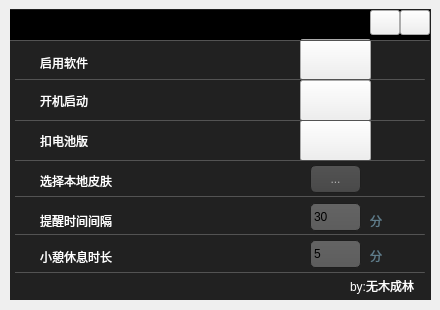
<?xml version="1.0" encoding="UTF-8"?>
<ui version="4.0">
 <class>MainWindow</class>
 <widget class="QWidget" name="MainWindow">
  <property name="geometry">
   <rect>
    <x>0</x>
    <y>0</y>
    <width>440</width>
    <height>310</height>
   </rect>
  </property>
  <property name="windowTitle">
   <string>Form</string>
  </property>
  <property name="styleSheet">
   <string notr="true"/>
  </property>
  <widget class="QLabel" name="startLabel">
   <property name="geometry">
    <rect>
     <x>40</x>
     <y>90</y>
     <width>81</width>
     <height>21</height>
    </rect>
   </property>
   <property name="styleSheet">
    <string notr="true">color: rgb(255, 255, 255);
font: 14pt &quot;楷体&quot;;</string>
   </property>
   <property name="text">
    <string>开机启动</string>
   </property>
  </widget>
  <widget class="QLabel" name="softwareLabel">
   <property name="geometry">
    <rect>
     <x>40</x>
     <y>52</y>
     <width>81</width>
     <height>21</height>
    </rect>
   </property>
   <property name="styleSheet">
    <string notr="true">font: 14pt &quot;楷体&quot;;
color: rgb(255, 255, 255);

</string>
   </property>
   <property name="text">
    <string>启用软件</string>
   </property>
  </widget>
  <widget class="QLabel" name="waketimeLabel">
   <property name="geometry">
    <rect>
     <x>40</x>
     <y>210</y>
     <width>121</width>
     <height>21</height>
    </rect>
   </property>
   <property name="styleSheet">
    <string notr="true">color: rgb(255, 255, 255);
font: 14pt &quot;楷体&quot;;</string>
   </property>
   <property name="text">
    <string>提醒时间间隔</string>
   </property>
  </widget>
  <widget class="QLabel" name="restLabel">
   <property name="geometry">
    <rect>
     <x>40</x>
     <y>246</y>
     <width>121</width>
     <height>21</height>
    </rect>
   </property>
   <property name="styleSheet">
    <string notr="true">color: rgb(255, 255, 255);
font: 14pt &quot;楷体&quot;;</string>
   </property>
   <property name="text">
    <string>小憩休息时长</string>
   </property>
  </widget>
  <widget class="QToolButton" name="minBtn">
   <property name="geometry">
    <rect>
     <x>370</x>
     <y>10</y>
     <width>30</width>
     <height>25</height>
    </rect>
   </property>
   <property name="styleSheet">
    <string notr="true">QToolButton{  
	border-image: url(:/images/Widget/min.png);
} 

QToolButton:hover{  
	border-image: url(:/images/Widget/min_hover.png);
} 
QToolButton:pressed{  
	border-image: url(:/images/Widget/min_pressed.png);
}  
</string>
   </property>
   <property name="text">
    <string/>
   </property>
  </widget>
  <widget class="QToolButton" name="closeBtn">
   <property name="geometry">
    <rect>
     <x>400</x>
     <y>10</y>
     <width>30</width>
     <height>25</height>
    </rect>
   </property>
   <property name="styleSheet">
    <string notr="true">QToolButton{  
	border-image: url(:/images/Widget/close.png);
} 

QToolButton:hover{  
	border-image: url(:/images/Widget/close_hover.png);
} 
QToolButton:pressed{  
	border-image: url(:/images/Widget/close_pressed.png);
}  
</string>
   </property>
   <property name="text">
    <string/>
   </property>
  </widget>
  <widget class="QLabel" name="BKLabel">
   <property name="geometry">
    <rect>
     <x>10</x>
     <y>9</y>
     <width>421</width>
     <height>291</height>
    </rect>
   </property>
   <property name="styleSheet">
    <string notr="true">background-color:#212121;
</string>
   </property>
   <property name="text">
    <string/>
   </property>
  </widget>
  <widget class="QLineEdit" name="timeLine">
   <property name="geometry">
    <rect>
     <x>310</x>
     <y>203</y>
     <width>51</width>
     <height>28</height>
    </rect>
   </property>
   <property name="styleSheet">
    <string notr="true">font: 75 11pt &quot;楷体&quot;;

    background-color: QLinearGradient( x1: 0, y1: 0, x2: 0, y2: 1, stop: 0 #4d4d4d, stop: 0 #646464, stop: 1 #5d5d5d);
    padding: 1px;
    border-style: solid;
    border: 1px solid #1e1e1e;
    border-radius: 5;</string>
   </property>
   <property name="text">
    <string>30</string>
   </property>
  </widget>
  <widget class="QLineEdit" name="restLine">
   <property name="geometry">
    <rect>
     <x>310</x>
     <y>240</y>
     <width>51</width>
     <height>28</height>
    </rect>
   </property>
   <property name="styleSheet">
    <string notr="true">font: 75 11pt &quot;楷体&quot;;
    background-color: QLinearGradient( x1: 0, y1: 0, x2: 0, y2: 1, stop: 0 #4d4d4d, stop: 0 #646464, stop: 1 #5d5d5d);
    padding: 1px;
    border-style: solid;
    border: 1px solid #1e1e1e;
    border-radius: 5;</string>
   </property>
   <property name="text">
    <string>5</string>
   </property>
  </widget>
  <widget class="QToolButton" name="use_softwareBtn">
   <property name="geometry">
    <rect>
     <x>300</x>
     <y>39</y>
     <width>71</width>
     <height>41</height>
    </rect>
   </property>
   <property name="styleSheet">
    <string notr="true">border-image: url(:/images/Widget/on_key.png);</string>
   </property>
   <property name="text">
    <string/>
   </property>
  </widget>
  <widget class="QToolButton" name="start_upBtn">
   <property name="geometry">
    <rect>
     <x>300</x>
     <y>80</y>
     <width>71</width>
     <height>41</height>
    </rect>
   </property>
   <property name="styleSheet">
    <string notr="true">border-image: url(:/images/Widget/on_key.png);</string>
   </property>
   <property name="text">
    <string/>
   </property>
  </widget>
  <widget class="QLabel" name="minLabel">
   <property name="geometry">
    <rect>
     <x>370</x>
     <y>210</y>
     <width>21</width>
     <height>21</height>
    </rect>
   </property>
   <property name="styleSheet">
    <string notr="true">color: #607d8b;
font: 14pt &quot;楷体&quot;;</string>
   </property>
   <property name="text">
    <string>分</string>
   </property>
  </widget>
  <widget class="QLabel" name="min2Label">
   <property name="geometry">
    <rect>
     <x>370</x>
     <y>245</y>
     <width>21</width>
     <height>21</height>
    </rect>
   </property>
   <property name="styleSheet">
    <string notr="true">color: #607d8b;
font: 14pt &quot;楷体&quot;;</string>
   </property>
   <property name="text">
    <string>分</string>
   </property>
  </widget>
  <widget class="QLabel" name="logoLabel">
   <property name="geometry">
    <rect>
     <x>350</x>
     <y>276</y>
     <width>71</width>
     <height>20</height>
    </rect>
   </property>
   <property name="styleSheet">
    <string notr="true">font: 9pt &quot;楷体&quot;;
color: rgb(255, 255, 255);</string>
   </property>
   <property name="text">
    <string>by:无木成林</string>
   </property>
  </widget>
  <widget class="QLabel" name="addLabel">
   <property name="geometry">
    <rect>
     <x>40</x>
     <y>130</y>
     <width>81</width>
     <height>21</height>
    </rect>
   </property>
   <property name="styleSheet">
    <string notr="true">color: rgb(255, 255, 255);
font: 14pt &quot;楷体&quot;;</string>
   </property>
   <property name="text">
    <string>扣电池版</string>
   </property>
  </widget>
  <widget class="QLabel" name="lockskinLabel">
   <property name="geometry">
    <rect>
     <x>40</x>
     <y>170</y>
     <width>121</width>
     <height>21</height>
    </rect>
   </property>
   <property name="styleSheet">
    <string notr="true">color: rgb(255, 255, 255);
font: 14pt &quot;楷体&quot;;</string>
   </property>
   <property name="text">
    <string>选择本地皮肤</string>
   </property>
  </widget>
  <widget class="QToolButton" name="lock_versionBtn">
   <property name="geometry">
    <rect>
     <x>300</x>
     <y>120</y>
     <width>71</width>
     <height>41</height>
    </rect>
   </property>
   <property name="styleSheet">
    <string notr="true">border-image: url(:/images/Widget/on_key.png);</string>
   </property>
   <property name="text">
    <string/>
   </property>
  </widget>
  <widget class="QPushButton" name="lockskinBtn">
   <property name="geometry">
    <rect>
     <x>310</x>
     <y>165</y>
     <width>51</width>
     <height>28</height>
    </rect>
   </property>
   <property name="styleSheet">
    <string notr="true">QPushButton
{
    color: #b1b1b1;
    background-color: QLinearGradient( x1: 0, y1: 0, x2: 0, y2: 1, stop: 0 #565656, stop: 0.1 #525252, stop: 0.5 #4e4e4e, stop: 0.9 #4a4a4a, stop: 1 #464646);
    border-width: 1px;
    border-color: #1e1e1e;
    border-style: solid;
    border-radius: 6;
    padding: 3px;
    font-size: 12px;
    padding-left: 5px;
    padding-right: 5px;
}

QPushButton:pressed
{
    background-color: QLinearGradient( x1: 0, y1: 0, x2: 0, y2: 1, stop: 0 #2d2d2d, stop: 0.1 #2b2b2b, stop: 0.5 #292929, stop: 0.9 #282828, stop: 1 #252525);
}</string>
   </property>
   <property name="text">
    <string>...</string>
   </property>
  </widget>
  <widget class="QLabel" name="label_2">
   <property name="geometry">
    <rect>
     <x>10</x>
     <y>10</y>
     <width>420</width>
     <height>31</height>
    </rect>
   </property>
   <property name="styleSheet">
    <string notr="true">background-color: #000000;
</string>
   </property>
   <property name="text">
    <string/>
   </property>
  </widget>
  <widget class="Line" name="line_2">
   <property name="geometry">
    <rect>
     <x>15</x>
     <y>79</y>
     <width>410</width>
     <height>1</height>
    </rect>
   </property>
   <property name="styleSheet">
    <string notr="true">background-color:#484848;</string>
   </property>
   <property name="orientation">
    <enum>Qt::Horizontal</enum>
   </property>
  </widget>
  <widget class="Line" name="line_3">
   <property name="geometry">
    <rect>
     <x>15</x>
     <y>120</y>
     <width>410</width>
     <height>1</height>
    </rect>
   </property>
   <property name="styleSheet">
    <string notr="true">background-color:#484848;</string>
   </property>
   <property name="orientation">
    <enum>Qt::Horizontal</enum>
   </property>
  </widget>
  <widget class="Line" name="line_4">
   <property name="geometry">
    <rect>
     <x>15</x>
     <y>160</y>
     <width>410</width>
     <height>1</height>
    </rect>
   </property>
   <property name="styleSheet">
    <string notr="true">background-color:#484848;</string>
   </property>
   <property name="orientation">
    <enum>Qt::Horizontal</enum>
   </property>
  </widget>
  <widget class="Line" name="line_5">
   <property name="geometry">
    <rect>
     <x>15</x>
     <y>196</y>
     <width>410</width>
     <height>1</height>
    </rect>
   </property>
   <property name="styleSheet">
    <string notr="true">background-color:#484848;</string>
   </property>
   <property name="orientation">
    <enum>Qt::Horizontal</enum>
   </property>
  </widget>
  <widget class="Line" name="line_6">
   <property name="geometry">
    <rect>
     <x>15</x>
     <y>234</y>
     <width>410</width>
     <height>1</height>
    </rect>
   </property>
   <property name="styleSheet">
    <string notr="true">background-color:#484848;</string>
   </property>
   <property name="orientation">
    <enum>Qt::Horizontal</enum>
   </property>
  </widget>
  <widget class="Line" name="line_7">
   <property name="geometry">
    <rect>
     <x>15</x>
     <y>272</y>
     <width>410</width>
     <height>1</height>
    </rect>
   </property>
   <property name="styleSheet">
    <string notr="true">background-color:#484848;</string>
   </property>
   <property name="orientation">
    <enum>Qt::Horizontal</enum>
   </property>
  </widget>
  <widget class="Line" name="line_8">
   <property name="geometry">
    <rect>
     <x>10</x>
     <y>40</y>
     <width>420</width>
     <height>1</height>
    </rect>
   </property>
   <property name="styleSheet">
    <string notr="true">background-color:#484848;</string>
   </property>
   <property name="orientation">
    <enum>Qt::Horizontal</enum>
   </property>
  </widget>
  <zorder>BKLabel</zorder>
  <zorder>label_2</zorder>
  <zorder>startLabel</zorder>
  <zorder>softwareLabel</zorder>
  <zorder>waketimeLabel</zorder>
  <zorder>restLabel</zorder>
  <zorder>minBtn</zorder>
  <zorder>closeBtn</zorder>
  <zorder>timeLine</zorder>
  <zorder>restLine</zorder>
  <zorder>use_softwareBtn</zorder>
  <zorder>start_upBtn</zorder>
  <zorder>minLabel</zorder>
  <zorder>min2Label</zorder>
  <zorder>logoLabel</zorder>
  <zorder>addLabel</zorder>
  <zorder>lockskinLabel</zorder>
  <zorder>lock_versionBtn</zorder>
  <zorder>lockskinBtn</zorder>
  <zorder>line_2</zorder>
  <zorder>line_3</zorder>
  <zorder>line_4</zorder>
  <zorder>line_5</zorder>
  <zorder>line_6</zorder>
  <zorder>line_7</zorder>
  <zorder>line_8</zorder>
 </widget>
 <resources/>
 <connections/>
</ui>
